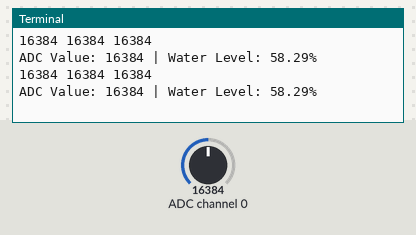
A program run on a simulated Raspberry Pi (BCM pin numbers). Parts: the last lines printed to the terminal. The inputs (shaded band) are chosen by the test bench; at power-on: ADC channel 0 = 16384 (analog values on the 0–32767 scale).

Above: at 1.2 s.
1.3 s: ADC channel 0 set to 22936
At 2.6 s:
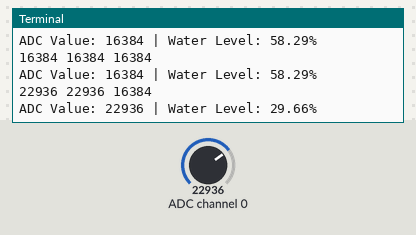
2.8 s: ADC channel 0 set to 28834
At 3.9 s:
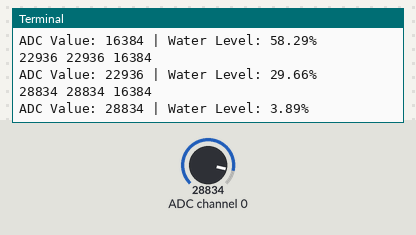
Timing chart, 0 to 5.8 s (numbered marks = the images above; inputs shaded):
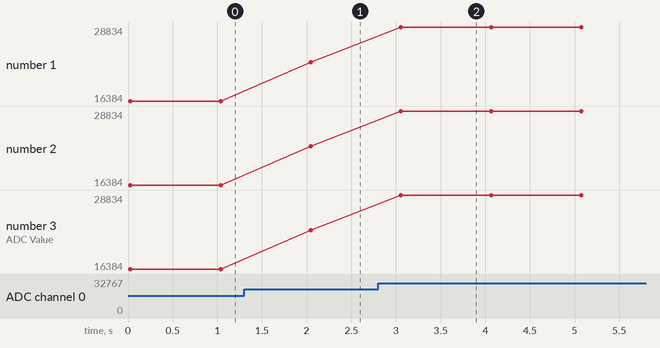

Measured:
- after the input at 1.3 s, the terminal: prints a new line after 0.75 s (image 1)
- after the input at 2.8 s, the terminal: prints a new line after 0.26 s (image 2)
- plotted number 1: 16384 → 22936 after the input at 1.3 s, 22936 → 28834 after the input at 2.8 s
- plotted number 2: 16384 → 22936 after the input at 1.3 s, 22936 → 28834 after the input at 2.8 s
- plotted number 3: 16384 → 22936 after the input at 1.3 s, 22936 → 28834 after the input at 2.8 s

The program:

prov_soil_moisture_resistive-1.py
```python
'''
#!/usr/bin/python
import RPi.GPIO as GPIO
import time

#GPIO SETUP
channel = 17
GPIO.setmode(GPIO.BCM)
GPIO.setup(channel, GPIO.IN)

''' '''
def callback(channel):
        if GPIO.input(channel):
                print ("Water YEEEEEP Detected!")
        else:
                print ("Water NOT Detected!")

GPIO.add_event_detect(channel, GPIO.BOTH, bouncetime=300)  # let us know when the pin goes HIGH or LOW
GPIO.add_event_callback(channel, callback)  # assign function to GPIO PIN, Run function on change
''''''

while True:
    print(GPIO.input(channel))
    time.sleep(1)

# infinite loop
while True:
        time.sleep(1)


####################
'''
"""
This Raspberry Pi code was developed by newbiely.com
This Raspberry Pi code is made available for public use without any restriction
For comprehensive instructions and wiring diagrams, please visit:
https://newbiely.com/tutorials/raspberry-pi/raspberry-pi-water-sensor
"""


import time
import Adafruit_ADS1x15

# Create an ADS1115 ADC instance
ADC = Adafruit_ADS1x15.ADS1115(busnum = 1)

# Specify the ADC channel (0-3) based on your connection
ADC_CHANNEL = 0 # A3 of ADS1115 module

# Set the gain (input voltage range) for your application
GAIN = 1  # Gain of 1 corresponds to +/-4.096V

# Define the conversion factor for water level calculation
MIN_ADC_VALUE = 29724  # Replace with the minimum ADC value for your sensor
MAX_ADC_VALUE = 6839 # Replace with the maximum ADC value for your sensor

max,min = ADC.read_adc(ADC_CHANNEL, gain=GAIN),ADC.read_adc(ADC_CHANNEL, gain=GAIN)
try:
    while True:
        # Read the raw ADC value
        adc_value = ADC.read_adc(ADC_CHANNEL, gain=GAIN)
        if max < adc_value:
            max = adc_value
        if min > adc_value:
            min = adc_value
        print(adc_value, max, min)
        # Convert the raw ADC value to a water level percentage
        water_level = (adc_value - MIN_ADC_VALUE) / (MAX_ADC_VALUE - MIN_ADC_VALUE) * 100

        print(f"ADC Value: {adc_value} | Water Level: {water_level:.2f}%")

        time.sleep(1)  # Wait for a second before the next reading

except KeyboardInterrupt:
    print("\nScript terminated by user.")
```
